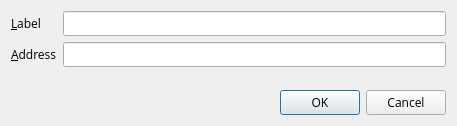
<?xml version="1.0" encoding="UTF-8"?>
<ui version="4.0">
 <class>EditAddressDialog</class>
 <widget class="QDialog" name="EditAddressDialog">
  <property name="geometry">
   <rect>
    <x>0</x>
    <y>0</y>
    <width>457</width>
    <height>126</height>
   </rect>
  </property>
  <property name="windowTitle">
   <string>Edit Address</string>
  </property>
  <layout class="QVBoxLayout" name="verticalLayout">
   <item>
    <layout class="QFormLayout" name="formLayout">
     <property name="fieldGrowthPolicy">
      <enum>QFormLayout::AllNonFixedFieldsGrow</enum>
     </property>
     <item row="0" column="0">
      <widget class="QLabel" name="label">
       <property name="font">
        <font>
         <family>Open Sans</family>
        </font>
       </property>
       <property name="text">
        <string>&amp;Label</string>
       </property>
       <property name="buddy">
        <cstring>labelEdit</cstring>
       </property>
      </widget>
     </item>
     <item row="0" column="1">
      <widget class="QLineEdit" name="labelEdit">
       <property name="font">
        <font>
         <family>Open Sans</family>
        </font>
       </property>
       <property name="toolTip">
        <string>The label associated with this address list entry</string>
       </property>
      </widget>
     </item>
     <item row="1" column="0">
      <widget class="QLabel" name="label_2">
       <property name="font">
        <font>
         <family>Open Sans</family>
        </font>
       </property>
       <property name="text">
        <string>&amp;Address</string>
       </property>
       <property name="buddy">
        <cstring>addressEdit</cstring>
       </property>
      </widget>
     </item>
     <item row="1" column="1">
      <widget class="QValidatedLineEdit" name="addressEdit">
       <property name="font">
        <font>
         <family>Open Sans</family>
        </font>
       </property>
       <property name="toolTip">
        <string>The address associated with this address list entry. This can only be modified for sending addresses.</string>
       </property>
      </widget>
     </item>
    </layout>
   </item>
   <item>
    <widget class="QDialogButtonBox" name="buttonBox">
     <property name="font">
      <font>
       <family>Open Sans</family>
      </font>
     </property>
     <property name="orientation">
      <enum>Qt::Horizontal</enum>
     </property>
     <property name="standardButtons">
      <set>QDialogButtonBox::Cancel|QDialogButtonBox::Ok</set>
     </property>
    </widget>
   </item>
  </layout>
 </widget>
 <customwidgets>
  <customwidget>
   <class>QValidatedLineEdit</class>
   <extends>QLineEdit</extends>
   <header>qvalidatedlineedit.h</header>
  </customwidget>
 </customwidgets>
 <resources/>
 <connections>
  <connection>
   <sender>buttonBox</sender>
   <signal>accepted()</signal>
   <receiver>EditAddressDialog</receiver>
   <slot>accept()</slot>
   <hints>
    <hint type="sourcelabel">
     <x>20</x>
     <y>20</y>
    </hint>
    <hint type="destinationlabel">
     <x>20</x>
     <y>20</y>
    </hint>
   </hints>
  </connection>
  <connection>
   <sender>buttonBox</sender>
   <signal>rejected()</signal>
   <receiver>EditAddressDialog</receiver>
   <slot>reject()</slot>
   <hints>
    <hint type="sourcelabel">
     <x>20</x>
     <y>20</y>
    </hint>
    <hint type="destinationlabel">
     <x>20</x>
     <y>20</y>
    </hint>
   </hints>
  </connection>
 </connections>
</ui>
